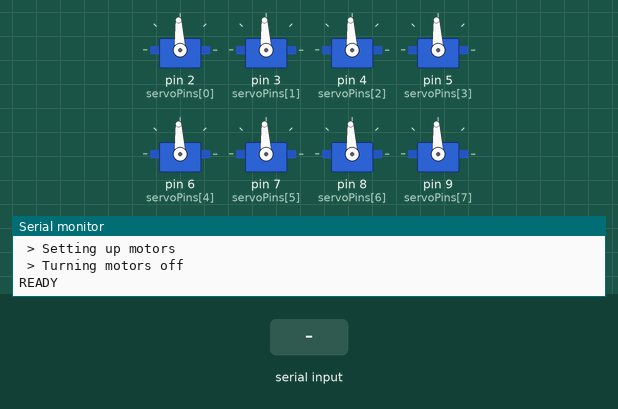
This sketch was run on a simulated Arduino Mega 2560, built with avr-gcc and run on an emulated ATmega2560. Shown: 8 × servo, the last lines printed to the serial monitor. The inputs (shaded band) are chosen by the test bench.

Above: at 2.7 s.
2.8 s: "90,45\n" received over Serial
At 4.2 s:
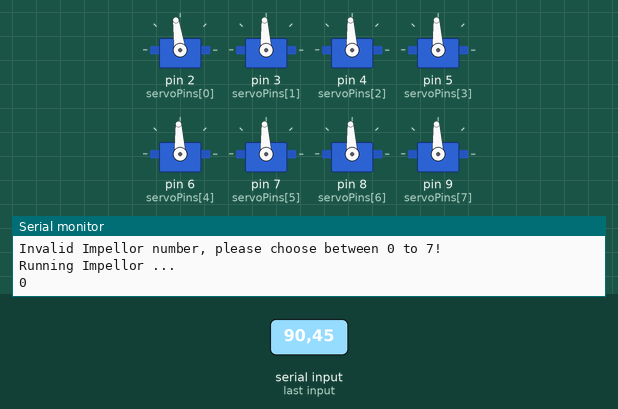
5.8 s: "5\n" received over Serial
At 6.2 s:
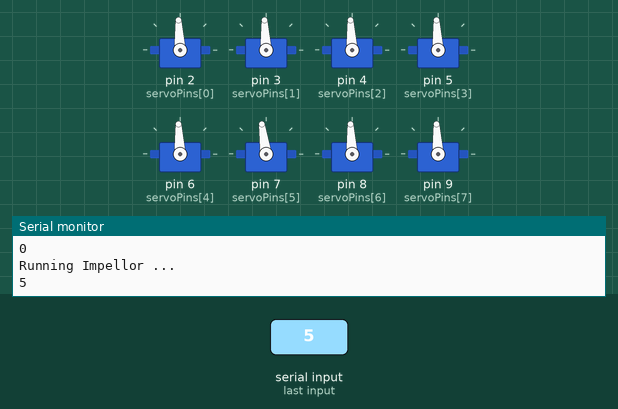
Timing chart, 0 to 10.9 s (numbered marks = the images above; inputs shaded):
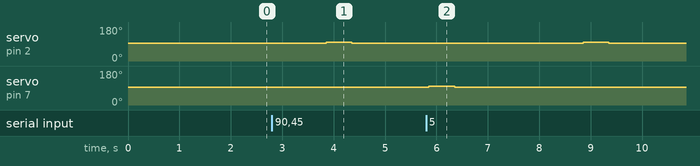

Measured:
- after the input at 2.8 s, servo on pin 2 (servoPins[0]): 93° → 98° after 1.1 s, → 93° 0.50 s later
- after the input at 5.8 s, servo on pin 2 (servoPins[0]): 93° → 98° after 3.1 s, → 93° 0.50 s later; servo on pin 7 (servoPins[5]): 93° → 98° after 0.05 s, → 93° 0.50 s later

The sketch:

impellor_testing.ino
```cpp
// EELE489R
// AUVSI Robosub 2017-2018
// Chris Major
// Created 2/23/18

// C code to test all 8 speed controllers and impellers via an Arduino Mega 2560
// Digital Pins 2 through 9 (PWM) are connected to the ESCs
// The PWM settings on the controller are centered at 1500 for the OFF state,
// a maximum of 1600 for FORWARD motion, and a minimum of 1400 for BACKWARD motion.
// Running the PWM at values above or below the max and/or min may result in system damage

// Include Servo library for PWM management
#include <Servo.h>

// Declare Servo objects to monitor the speed controllers and place in the array
Servo servo_1, servo_2, servo_3, servo_4, servo_5, servo_6, servo_7, servo_8;
Servo servoESC[] = {servo_1, servo_2, servo_3, servo_4, servo_5, servo_6, servo_7, servo_8};

// Digital PWM pin for the speed controller
int servoPins[] = {2, 3, 4, 5, 6, 7, 8, 9};

// Variabls to represent the motion states of the impeller
// OFF is a PWM of 1500
// Running the impellor FORWARDS is a PWM of 1550
// Running the impellor BACKWARDS is a PWM of 1450
int off = 1500;
int forw = 1550;
int back = 1450;

// Variables to change the stop and run times of the impeller
// PLAY = 500 MS = 0.5 S
// PAUSE = 1500 MS = 1.5 S
// WARNING: DO NOT RUN IMPELLORS FOR MORE THAN HALF A SECOND OUTSIDE OF WATER
// THE MOTORS WILL OVERHEAT AND POSSIBLY BURN OUT
int pause = 1500;
int play = 500;

// Variable for serial commands
int serial_cmd;
int press_key;

void setup() {
  // Open serial if on computer, ignore if disconnected
  Serial.begin(9600);
  Serial.print("BEGIN\n");

  // Set up motors
  setPins();
  Serial.print(" > Setting up motors\n");

  // Turn off all motors
  motorsOff();
  Serial.print(" > Turning motors off\n");

  // Pause impeller for allotted time
  delay(pause);
  Serial.print("\nREADY\n\n");
}

// Run loop
void loop() {
  // Check if Serial ports are available
  if (Serial.available() > 0){
    // Read serial command
    serial_cmd = Serial.parseInt();

    // Run motor
    runMotor(serial_cmd);
  }
}

// Attach the ESCs to the pins to set up PWM, set motors at off
void setPins() {
  int i = 0;
  for (i = 0; i < 8; i++) {
    servoESC[i].attach(servoPins[i]);
  }
}

// Turn off all motors
void motorsOff() {
  int i = 0;
  for (i = 0; i < 8; i++) {
    servoESC[i].writeMicroseconds(off);
  }
}

// Key to run impeller forwards
void runMotor(int key) {

  if (key <= 7 && key >= 0) {

    // Print status
    Serial.println("\nRunning Impellor ...");
    Serial.println(key);

    // Run impellor
    servoESC[key].writeMicroseconds(forw);
    delay(play);

    // Stop impellor
    servoESC[key].writeMicroseconds(off);
    delay(pause);

  } else {
    Serial.println("\nInvalid Impellor number, please choose between 0 to 7!");
  }
}

// END OF CODE
```
